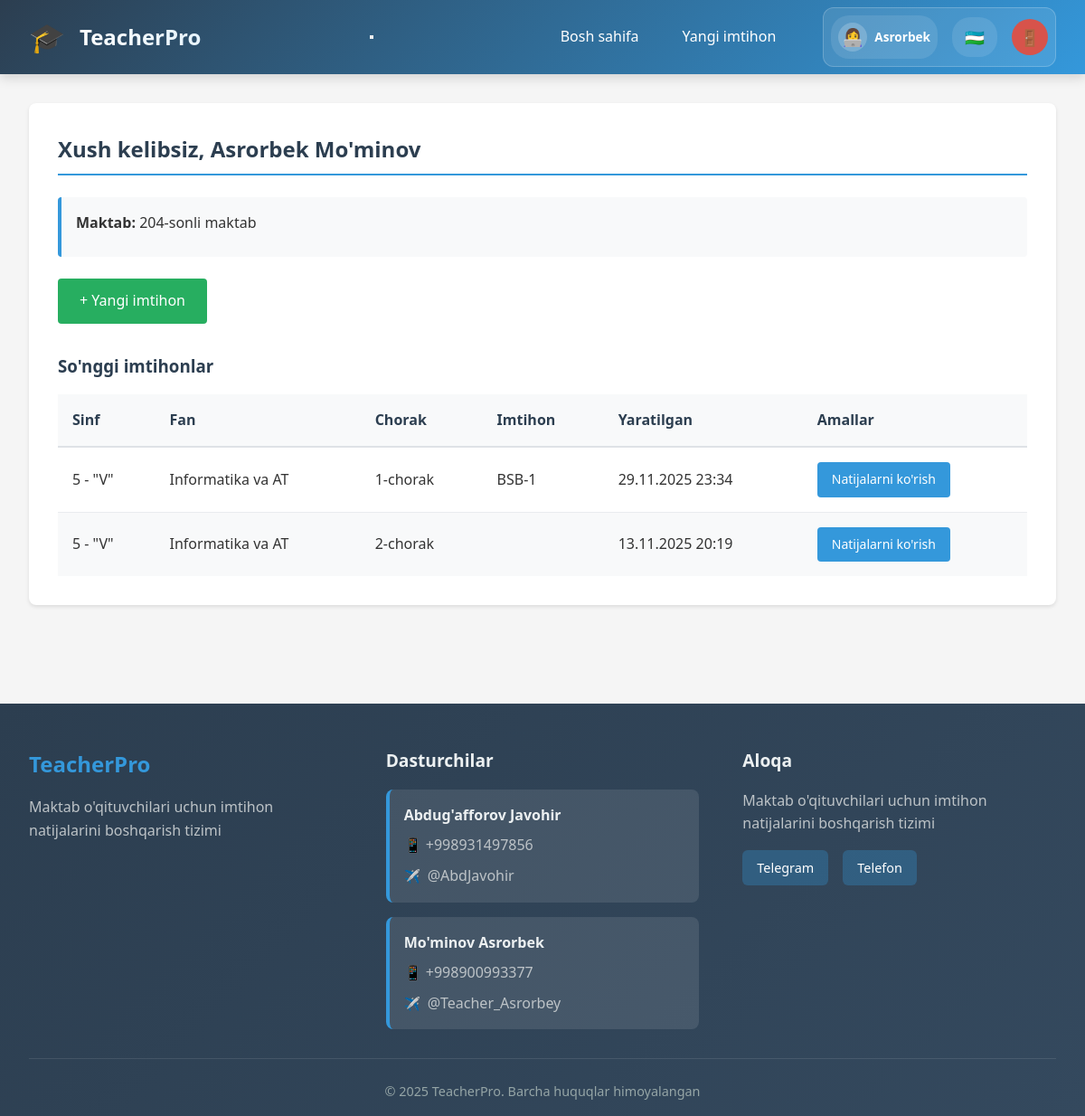
Screenshot of /teacher/dashboard (signed in) with the database file from the repository.
### models.py (models this page shows, shortened)
class Base(DeclarativeBase):
    pass

class Employee(Base):
    __tablename__ = 'employees'
    id = Column(Integer, primary_key=True)
    username = Column(String(80), unique=True, nullable=False)
    password_hash = Column(String(200), nullable=False)
    first_name = Column(String(100), nullable=False)
    last_name = Column(String(100), nullable=False)
    email = Column(String(100))
    is_admin = Column(Boolean, default=False)
    is_active = Column(Boolean, default=True)
    school_id = Column(Integer, ForeignKey('schools.id'), nullable=True)
    staff_title_id = Column(Integer, ForeignKey('staff_titles.id'), nullable=True)
    created_at = Column(DateTime, default=datetime.utcnow)
    updated_at = Column(DateTime, default=datetime.utcnow, onupdate=datetime.utcnow)
    school = relationship('School', back_populates='employees')
    staff_title = relationship('StaffTitle', back_populates='employees')
    assigned_classes = relationship('SchoolClass', secondary='teacher_classes', back_populates='assigned_teachers')
    assigned_subjects = relationship('Subject', secondary='teacher_subjects', back_populates='assigned_teachers')

class School(Base):
    __tablename__ = 'schools'
    id = Column(Integer, primary_key=True)
    name = Column(String(200), nullable=False)
    address = Column(Text)
    phone = Column(String(50))
    email = Column(String(100))
    created_at = Column(DateTime, default=datetime.utcnow)
    employees = relationship('Employee', back_populates='school', cascade='all, delete-orphan')
    classes = relationship('SchoolClass', back_populates='school', cascade='all, delete-orphan')

class SchoolClass(Base):
    __tablename__ = 'classes'
    id = Column(Integer, primary_key=True)
    name = Column(String(100), nullable=False)
    school_id = Column(Integer, ForeignKey('schools.id'), nullable=False)
    leader_first_name = Column(String(100), nullable=True)
    leader_last_name = Column(String(100), nullable=True)
    leader_phone = Column(String(50), nullable=True)
    created_at = Column(DateTime, default=datetime.utcnow)
    school = relationship('School', back_populates='classes')
    students = relationship('Student', back_populates='school_class', cascade='all, delete-orphan')
    exams = relationship('Exam', back_populates='school_class')
    assigned_teachers = relationship('Employee', secondary='teacher_classes', back_populates='assigned_classes')

class Subject(Base):
    __tablename__ = 'subjects'
    id = Column(Integer, primary_key=True)
    name = Column(String(100), nullable=False, unique=True)
    assigned_teachers = relationship('Employee', secondary='teacher_subjects', back_populates='assigned_subjects')

class Quarter(Base):
    __tablename__ = 'quarters'
    id = Column(Integer, primary_key=True)
    name = Column(String(50), nullable=False, unique=True)
    order_num = Column(Integer, nullable=False)

class ExamName(Base):
    __tablename__ = 'exam_names'
    id = Column(Integer, primary_key=True)
    name = Column(String(100), nullable=False, unique=True)

class Exam(Base):
    __tablename__ = 'exams'
    id = Column(Integer, primary_key=True)
    class_id = Column(Integer, ForeignKey('classes.id'), nullable=False)
    subject_id = Column(Integer, ForeignKey('subjects.id'), nullable=False)
    quarter_id = Column(Integer, ForeignKey('quarters.id'), nullable=False)
    exam_name_id = Column(Integer, ForeignKey('exam_names.id'), nullable=False)
    exam_type_id = Column(Integer, ForeignKey('exam_types.id'), nullable=False)
    teacher_id = Column(Integer, ForeignKey('employees.id'), nullable=False)
    created_at = Column(DateTime, default=datetime.utcnow)
    is_bsb_exam = Column(Boolean, default=False)
    school_class = relationship('SchoolClass', back_populates='exams')
    subject = relationship('Subject')
    quarter = relationship('Quarter')
    exam_name = relationship('ExamName')
    exam_type = relationship('ExamType')
    teacher = relationship('Employee')
    questions = relationship('Question', back_populates='exam', cascade='all, delete-orphan')
    results = relationship('ExamResult', back_populates='exam', cascade='all, delete-orphan')

### routers/teacher.py (the view)
@router.get("/dashboard", response_class=HTMLResponse)
async def teacher_dashboard(
    request: Request,
    db: AsyncSession = Depends(get_db)
):
    teacher_id = request.session.get('user_id')
    teacher_result = await db.execute(select(Employee).where(Employee.id == teacher_id))
    employee = teacher_result.scalar_one_or_none()
    exams_result = await db.execute(
        select(Exam)
        .where(Exam.teacher_id == teacher_id)
        .order_by(Exam.created_at.desc())
        .limit(10)
    )
    exams = exams_result.scalars().all()
    exams_data = []
    for exam in exams:
        class_result = await db.execute(select(SchoolClass).where(SchoolClass.id == exam.class_id))
        class_obj = class_result.scalar_one_or_none()
        subject_result = await db.execute(select(Subject).where(Subject.id == exam.subject_id))
        subject = subject_result.scalar_one_or_none()
        quarter_result = await db.execute(select(Quarter).where(Quarter.id == exam.quarter_id))
        quarter = quarter_result.scalar_one_or_none()
        exam_name_result = await db.execute(select(ExamName).where(ExamName.id == exam.exam_name_id))
        exam_name = exam_name_result.scalar_one_or_none()
        exams_data.append({
            'id': exam.id,
            'class_name': class_obj.name if class_obj else '',
            'subject_name': subject.name if subject else '',
            'quarter_name': quarter.name if quarter else '',
            'exam_name': exam_name.name if exam_name else '',
            'created_at': exam.created_at
        })
    school = None
    if employee and employee.school_id:
        school_result = await db.execute(select(School).where(School.id == employee.school_id))
        school = school_result.scalar_one_or_none()
    context = await get_template_context(request)
    context.update({
        'employee': employee,
        'school': school,
        'exams': exams_data
    })
    return templates.TemplateResponse('teacher_dashboard.html', context)

### templates/teacher_dashboard.html (shortened to what this page needs)
{% extends "base.html" %}
{% block content %}
<div class="card">
    <h2>{{ _('welcome') }}, {{ session.full_name }}</h2>
    {% if school %}
    <div class="exam-info-box">
        <p><strong>{{ _('school') }}:</strong> {{ school.name }}</p>
    </div>
    {% endif %}
    <div style="margin-bottom: 2rem;">
        <a href="{{ url_for('create_exam') }}" class="btn btn-success">+ {{ _('create_exam') }}</a>
    </div>
    {% if exams %}
    <h3>{{ _('recent_exams') }}</h3>
    <table>
        <thead>
            <tr>
                <th>{{ _('class') }}</th>
                <th>{{ _('subject') }}</th>
                <th>{{ _('quarter') }}</th>
                <th>{{ _('exam') }}</th>
                <th>{{ _('created_at') }}</th>
                <th>{{ _('actions') }}</th>
            </tr>
        </thead>
        <tbody>
            {% for exam in exams %}
            <tr>
                <td>{{ exam.class_name }}</td>
                <td>{{ exam.subject_name }}</td>
                <td>{{ exam.quarter_name }}</td>
                <td>{{ exam.exam_name }}</td>
                <td>{{ exam.created_at.strftime('%d.%m.%Y %H:%M') }}</td>
                <td class="action-buttons">
                    <a href="{{ url_for('view_results', exam_id=exam.id) }}" class="btn btn-primary btn-sm">{{
                        _('view_results') }}</a>
                </td>
            </tr>
            {% endfor %}
        </tbody>
    </table>
    {% else %}
    <p>{{ _('no_exams_yet') }}</p>
    {% endif %}
</div>
{% endblock %}

### templates/base.html (shortened to what this page needs)
<!DOCTYPE html>
<html lang="{{ current_language }}">
<head>
    <link rel="stylesheet" href="{{ url_for('static', filename='style.css') }}">
</head>
<body>
    <nav class="navbar">
        <div class="nav-brand">
            <div class="nav-icon">🎓</div>
            <h1>{{ _('app_name') }}</h1>
        </div>
        <button class="hamburger-menu" id="hamburgerMenu">
        </button>
        <div class="nav-links">
            {% if session.user_id %}
            <div class="nav-menu" id="navMenu">
                {% if session.is_admin %}
                <a href="{{ url_for('admin_dashboard') }}"
                    class="nav-link {% if request.endpoint == 'admin_dashboard' %}active{% endif %}">
                    {{ _('dashboard') }}
                </a>
                <a href="{{ url_for('schools_list') }}"
                    class="nav-link {% if request.endpoint == 'schools_list' %}active{% endif %}">
                    {{ _('schools') }}
                </a>
                <a href="{{ url_for('employees_list') }}"
                    class="nav-link {% if request.endpoint == 'employees_list' %}active{% endif %}">
                    {{ _('employees') }}
                </a>
                <div class="nav-dropdown" id="settingsDropdown">
                    <a href="#" class="nav-link">
                        {{ _('settings') }}
                        <span class="dropdown-arrow">▼</span>
                    </a>
                    <div class="dropdown-menu" style="background: #638ba7;">
                        <a href="{{ url_for('subjects_list') }}" class="dropdown-link">{{ _('subjects') }}</a>
                        <a href="{{ url_for('quarters_list') }}" class="dropdown-link">{{ _('quarters') }}</a>
                        <a href="{{ url_for('exam_names_list') }}" class="dropdown-link">{{ _('exam_names') }}</a>
                        <a href="{{ url_for('exam_types_list') }}" class="dropdown-link">{{ _('exam_types') }}</a>
                        <a href="{{ url_for('question_types_list') }}" class="dropdown-link">{{ _('question_types')
                            }}</a>
                        <a href="{{ url_for('staff_titles_list') }}" class="dropdown-link">{{ _('staff_titles') }}</a>
                        <a href="{{ url_for('manage_languages') }}" class="dropdown-link">{{ _('manage_languages')
                            }}</a>
                    </div>
                </div>
                {% else %}
                <a href="{{ url_for('teacher_dashboard') }}"
                    class="nav-link {% if request.endpoint == 'teacher_dashboard' %}active{% endif %}">
                    {{ _('dashboard') }}
                </a>
                <a href="{{ url_for('create_exam') }}"
                    class="nav-link {% if request.endpoint == 'create_exam' %}active{% endif %}">
                    {{ _('create_exam') }}
                </a>
                {% endif %}
            </div>
            <div class="nav-user" id="navUser">
                <div class="user-info-compact">
                    <span class="user-avatar">👩‍💻</span>
                    <span class="user-name-short">{{ session.full_name.split(' ')[0] }}</span>
                </div>
                <div class="language-selector-compact">
                    <div class="language-current" id="languageCurrent">
                        {% if current_language == 'uz' %}🇺🇿{% endif %}
                    </div>
                </div>
                <a href="{{ url_for('logout') }}" class="logout-btn-compact" title="{{ _('logout') }}">
                    <span class="logout-icon">🚪</span>
                </a>
            </div>
            {% endif %}
        </div>
    </nav>
    <div class="container">
        {% block content %}{% endblock %}
    </div>
    <footer class="footer">
        <div class="footer-content">
            <div class="footer-section">
                <h3>{{ _('app_name') }}</h3>
                <p>{{ _('footer_description') }}</p>
            </div>
            <div class="footer-section">
                <h4>{{ _('developers') }}</h4>
                <div class="developer-info">
                    <div class="developer">
                        <strong>Abdug'afforov Javohir</strong>
                        <div class="developer-contacts">
                            <span class="contact-item">📱 +998931497856</span>
                            <a href="https://t.me/AbdJavohir" class="contact-link" target="_blank">
                                <span class="telegram-icon">✈️</span> @AbdJavohir
                            </a>
                        </div>
                    </div>
                    <div class="developer">
                        <strong>Mo'minov Asrorbek</strong>
                        <div class="developer-contacts">
                            <span class="contact-item">📱 +998900993377</span>
                            <a href="https://t.me/Teacher_Asrorbey" class="contact-link" target="_blank">
                                <span class="telegram-icon">✈️</span> @Teacher_Asrorbey
                            </a>
                        </div>
                    </div>
                </div>
            </div>
            <div class="footer-section">
                <h4>{{ _('contact') }}</h4>
                <p>{{ _('footer_description') }}</p>
                <div class="footer-links">
                    <a href="https://t.me/AbdJavohir" class="footer-link" target="_blank">Telegram</a>
                    <a href="tel:+998931497856" class="footer-link">{{ _('phone') }}</a>
                </div>
            </div>
        </div>
        <div class="footer-bottom">
            <p>&copy; 2025 {{ _('app_name') }}. {{ _('all_rights_reserved') }}</p>
        </div>
    </footer>
</body>
</html>

### rows the page displays
Employee: full_name "Asrorbek"
School: name "204-sonli maktab"
SchoolClass: class_name "5 - \"V\"" "5 - \"V\""
Subject: subject_name "Informatika va AT" "Informatika va AT"
Quarter: quarter_name "1-chorak"
ExamName: exam_name "BSB-1"
Exam: created_at "29.11.2025 23:34"
Quarter: quarter_name "2-chorak"
Exam: created_at "13.11.2025 20:19"

### other values shown
{{ session.full_name }} "Asrorbek Mo'minov"
